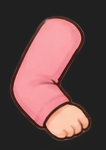
#> input picture images/arm_bent_src.png, 106 x 150 px; its folder holds only this picture in this run
$ python cut_one.py ../images/arm_bent_src.png ../images/barn_hay_fork2_src.png
#> lines starting #> are read from the running program, lines starting #| are printed output that depends on the picture
### tools/cut_sprites.py
"""Вырезает фигуры из листов в images/ в отдельные PNG с прозрачным фоном (assets/raw/).
Фон убирается заливкой от краёв: светлые малонасыщенные пиксели, связанные с краем картинки.
Запуск: python tools/cut_sprites.py
"""
import sys
from pathlib import Path
import numpy as np
from PIL import Image, ImageDraw, ImageFilter

ROOT = Path(__file__).resolve().parent.parent
SRC = ROOT / 'images'
OUT = ROOT / 'assets' / 'raw'
OUT.mkdir(parents=True, exist_ok=True)


def bg_mask(rgb):
    a = rgb.astype(np.int16)
    mx, mn = a.max(2), a.min(2)
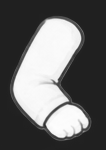
#> mx: shape (150, 106) int16; min 32, max 253, mean 104.7
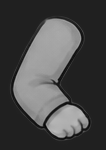
#> mn: shape (150, 106) int16; min 5, max 187, mean 72.1
    cand = (mx - mn < 24) & (mx > 172)
#> cand: shape (150, 106) bool; every value is 0
    # заливка от краёв: геодезическое наращивание по кандидатам (с ускорением на уменьшенной копии)
    reached = np.zeros_like(cand)
    reached[0, :] = cand[0, :]; reached[-1, :] = cand[-1, :]
    reached[:, 0] = cand[:, 0]; reached[:, -1] = cand[:, -1]
    for _ in range(4000):
        g = reached.copy()
        g[1:, :] |= reached[:-1, :]; g[:-1, :] |= reached[1:, :]
        g[:, 1:] |= reached[:, :-1]; g[:, :-1] |= reached[:, 1:]
        g &= cand
        # несколько шагов подряд за итерацию
        for _k in range(6):
            h = g.copy()
            h[1:, :] |= g[:-1, :]; h[:-1, :] |= g[1:, :]
            h[:, 1:] |= g[:, :-1]; h[:, :-1] |= g[:, 1:]
            g = h & cand
        if (g == reached).all():
            break
        reached = g
    return reached


# [109 lines left out: functions components, merge_close, attach_small, order, process, sheet, not called in this run]


ASSETS = ROOT / 'assets'

ANIMAL_GRID = [  # (строка панели, левая/правая) -> (вид, имена вариантов)
    [('horse', ['chestnut', 'black', 'grey', 'palomino']), ('cow', ['holstein', 'brownspot', 'brown', 'black'])],
    [('sheep', ['white', 'cream', 'grey', 'brown']), ('goat', ['white', 'brown', 'grey', 'black'])],
    [('pig', ['pink', 'spotted', 'brown', 'muddy']), ('pig', ['pink2', 'spotted2', 'brown2', 'tan'])],
    [('rabbit', ['white', 'grey', 'brown', 'dutch']), ('chicken', ['white', 'brown', 'black', 'buff'])],
]
ITEMS = ['brush', 'sponge', 'bucket_water', 'bucket_carrots', 'hay_bale', 'straw', 'pitchfork', 'shovel',
         'wheelbarrow', 'grain_bag', 'egg_basket', 'watering_can', 'poop']
GIRL = {
    'model girl\'': ['front', 'three_quarter', 'side', 'back'],
    'moving girl': ['walk_front', 'walk_a', 'walk_side', 'walk_b'],
    'girl with emotins': ['emo_smile', 'emo_talk', 'emo_surprised', 'emo_laugh'],
    'girl with items': ['pose_wave', 'pose_pitchfork', 'pose_bucket', 'pose_point'],
}


# [66 lines left out: functions runs, load, split_save, panels, not called in this run]


# [29 lines that do not run on import are left out]

### tools/cut_one.py
"""Убирает светлый фон с одной картинки (заливка от краёв) и обрезает по содержимому.
Запуск: python tools/cut_one.py <вход> <выход.png>
"""
import sys
from pathlib import Path
import numpy as np
from PIL import Image, ImageFilter

sys.path.insert(0, str(Path(__file__).resolve().parent))
from cut_sprites import bg_mask  # noqa: E402


def main(src, dst):
    img = Image.open(src).convert('RGB')
    fg = ~bg_mask(np.array(img))
#> fg: shape (150, 106) bool; every value is 1
    alpha = Image.fromarray((fg * 255).astype(np.uint8)).filter(ImageFilter.MinFilter(3)).filter(ImageFilter.GaussianBlur(0.7))
#> alpha: PIL image 106x150 L; every value is 255
    out = img.copy(); out.putalpha(alpha)
#> in main, out is the input picture: PIL image 106x150 RGBA; mean R, G, B, A 104.7, 74.2, 74, 255
    out = out.crop(alpha.point(lambda v: 255 if v > 8 else 0).getbbox())
    out.save(dst)
    print(dst, out.size)
#| ../images/barn_hay_fork2_src.png (106, 150)


if __name__ == '__main__':
    main(sys.argv[1], sys.argv[2])
